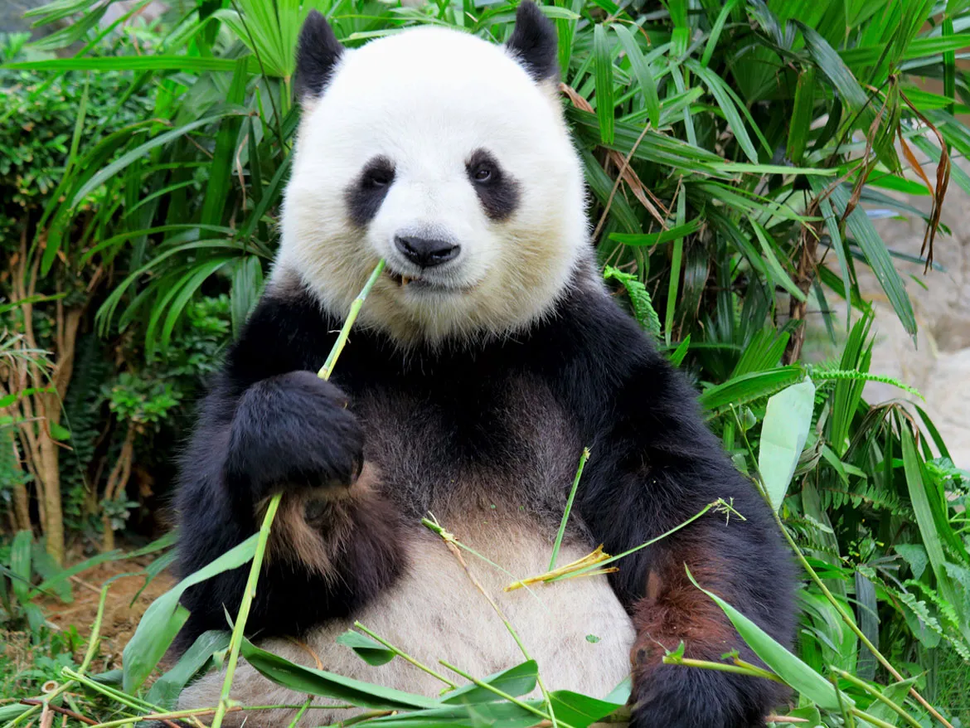
%> input picture images/panda.png, 970 x 728 px, shrunk from 1170 x 878 before the run
$ octave main_deconvolution.m   (GNU Octave 9; MATLAB toolbox functions it lacks are replaced by stand-ins)
%> lines starting %> are read from the running program, lines starting %| are printed output that depends on the picture
### variational_models/Deconvolution_model.m
%% --------------------------------------------------------------------- %%
%            Deconvolution: E. Schiavi , I. Ramirez, M. Ramírez           %
%%-----------------------------------------------------------------------%%
function [varout]= Deconvolution_model(varin)
%-------------------------------------------------------------------------%
%                                 Inputs                                  %
%-------------------------------------------------------------------------%
im_org  = varin.im_org;
f       = varin.f;
kernel  = varin.kernel;
Nit     = varin.Nit;
dt      = varin.dt;
epsilon = varin.epsilon_stop;
Verbose = varin.Verbose;

switch Verbose
    case 0

    case 1

    case 2
        figure,
        set(gcf, 'Units', 'Normalized', 'OuterPosition', [0.15, 0.3, 0.7, 0.4]);
end


%-------------------------------------------------------------------------%
%                               Algorithm                                 %
%-------------------------------------------------------------------------%

%---------------- Kernel Transformation to Fourier Space -----------------%
dim      = size(f);
kernel_Fourier = psf2otf(kernel,[dim(1),dim(2)]);

%------------------------ Convolution Operations -------------------------%
R  =@(x) real(ifft2(kernel_Fourier.*fft2(x)));
RT =@(x) real(ifft2(conj(kernel_Fourier).*fft2(x)));

%----------------------- Variables initialization ------------------------%
u    = f;
iter = 1;
stop = false;

while (iter < Nit)  && (~stop)
%---------------------------- Visualization ------------------------------%
    switch Verbose
        case 0

            disp(['Iter: ',num2str(iter)])

        case 1
            if ~mod(iter,100)
                imshow(u),pause(0.01)
            end
            [en(iter),pr(iter),fi(iter)] = pEnergy_R(u,f,1,2,R);
            psnr(iter) = PSNR(u,im_org);
            [ssim_u(iter),ssimmap] = ssim(u,im_org);
            disp(['Iter: ',num2str(iter),' PSNR: ', num2str(psnr(iter)),' SSIM: ', num2str(ssim_u(iter)),' Total Energy: ', num2str(en(iter)), ' Prior: ', num2str(pr(iter)), ' Fidelity: ',num2str(fi(iter)) ])
        case 2
            [en(iter),pr(iter),fi(iter)] = pEnergy_R(u,f,1,2,R);
            psnr(iter) = PSNR(u,im_org);
            [ssim_u(iter),ssimmap] = ssim(u,im_org);
            subplot(141), imshow(u), title(['PSNR: ',num2str(psnr(iter))])
            subplot(142), plot(en,'r','LineWidth', 2), hold on,
                          plot(fi,'b','LineWidth', 2),
                          plot(pr,'g','LineWidth', 2)
                          legend('Total Energy','Fidelity','Prior'), grid on
            subplot(143), plot(psnr,'c','LineWidth', 2),
                          legend('PSNR (db)'), grid on
            subplot(144), imshow(ssimmap,[]), title("SSIM: "+ssim_u(iter))
            pause(0)
    end

%----------------------------- Algorithm ---------------------------------%
    % Image update
    u2  = u + dt*(-(RT(R(u)-f)));

    % Stop criteria
    norm_u = norm(u2(:) - u(:));
    disp(['Stop Criteria: ',num2str(norm_u)])
    stop = norm_u < epsilon;

    % Variables update
    u = u2;
    iter = iter +1;
end

%--------------------------- Output Variables ----------------------------%
if Verbose == 0
    varout.u        = u;
else
    varout.u        = u;
    varout.en       = en;
    varout.pr       = pr;
    varout.fi       = fi;
    varout.psnr     = psnr;
    varout.ssim_u   = ssim_u;
end
end

### commons/pEnergy_R.m
function [energy,fidelity,prior]=pEnergy_R(u,f,lambda,p,R)
% Calculates TV(u)+lambda*||u-f||^2
dim = size(u);
Omega = dim(1)*dim(2);
ux       =parcial_x(u);
uy       =parcial_y(u);
modGrad= sqrt(ux.^2+uy.^2 ).^p;
fidelity = (R(u)-f).^2;
prior=sum(modGrad(:))/Omega;
fidelity=sum(fidelity(:))/Omega;
energy= (1/p)*prior+(lambda/2).*fidelity;

end

### commons/PSNR.m
function psnr=PSNR(I1, I2)
% function psnr=PSNR(I1, I2)
% Funcion que calcula la Relaci?n Se?al a Ruido de Pico entre dos imagenes

if (size(I1)~=size(I2))
    error('Las imagenes tienen que tener el mismo tamaño');
end

maximo=max(max(I1(:)),max(I2(:)));
maximo = min(1,maximo);
N=size(I1,1);
M=size(I1,2);
P=size(I1,3);

if (P==1)
    MSE=(1/(M*N))*sum(sum((I1-I2).^2));
else
    MSE=(1/(M*N*P))*sum(sum(sum((I1-I2).^2)));
end
psnr=20*log10(maximo/sqrt(MSE));
end

### commons/parcial_x.m
function ux = parcial_x(u)
% parcial en x forward. es neumann homogenea  ------------------%
ux=zeros(size(u));
ux(:,2:end-1, :)=u(:,3:end,:)-u(:,2:end-1,:);
%-------------------------------------------------------------------------%
end

### commons/parcial_y.m
function uy = parcial_y(u)
% parcial en Y forward. Es neumann homogenea --- ---------------%
uy=zeros(size(u));
uy(2:end-1, :,:)=u(3:end,:,:)-u(2:end-1,:,:);
%-------------------------------------------------------------------------%
end

### variational_models/main_deconvolution.m
%%%%%%%%%%%%%%%%%%%%%%%%%%%%%%%%%%%%%%%%%%%%%%%%%%%%%%%%%%%%%%%%%%%%%%%%%%%
%                      Image Deconvolution Analysis                       %
%%%%%%%%%%%%%%%%%%%%%%%%%%%%%%%%%%%%%%%%%%%%%%%%%%%%%%%%%%%%%%%%%%%%%%%%%%%

%% Imports
clear all, close all, clc

basePath = fileparts(pwd);
commonsPath = fullfile(basePath, 'commons');
addpath(commonsPath);

%% Read Image

basePath = fileparts(pwd);
img_folder = fullfile(basePath, 'images');
im = imread(fullfile(img_folder, 'panda.png'));
%> im is the input picture: size 728x970x3 uint8; mean R, G, B 87.3, 109.3, 78.6
im = im2double(im); % im2double transforms the data into double type and in the range [0,1]
%> im: size 728x970x3 double


%% Image Blurring

% Load Gaussian Kernel
kernel_size = 21;
sigma = 5;
kernel_gaussian = fspecial('gaussian', [kernel_size, kernel_size], sigma);

% Load Motion Kernels
load('motion_kernels.mat');

kernel = kernel8;

% Kernel and Fourier Transform Kernel
dim = size(im);
%> dim = [728 970 3]
kernel_Fourier = psf2otf(kernel,[dim(1),dim(2)]);

% Image Transformation Kernel + Noise
R =@(x) real(ifft2(kernel_Fourier.*fft2(x)));
im_blur = R(im);
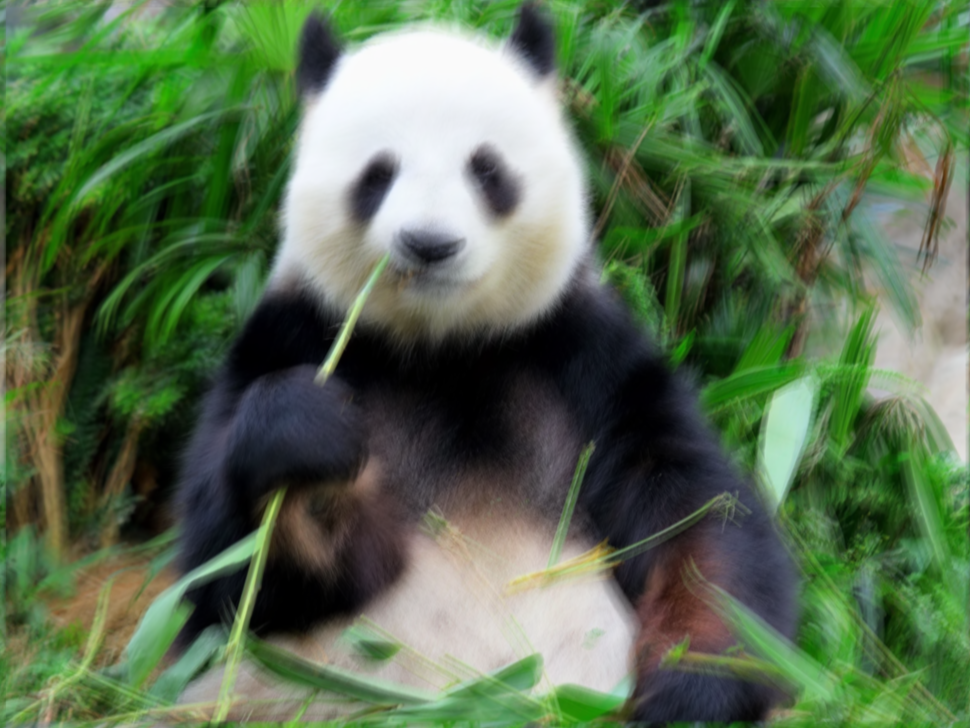
%> im_blur: size 728x970x3 double; mean R, G, B 0.343, 0.428, 0.308; mean of the top-left, top-right, bottom-left and bottom-right quarters 0.401, 0.368, 0.314, 0.356; drawn with min black and max white

set(0, 'DefaultFigureColor', 'w')

% Visualizacion
figure('Color', 'w')
subplot(131), imagesc(im), title(['Original Image'])
axis off
axis image
subplot(132), MAP=colormap; imagesc(kernel),  title(['Kernel'])
axis off
axis image
subplot(133), imagesc(im_blur), title(['Blurred Image'])
axis off
axis image


%% DECONVOLUTION ALGORITHM

% Algorithm input parameters
varin.Nit           = 10000;            % Number of iterations
varin.epsilon_stop  = 1.e-6;            % Epsilon stop criteria
varin.dt            = 1*1e-1;           % Step size

varin.f             = im_blur;          % Blurred Image
varin.im_org        = im;               % Original Image
varin.kernel        = kernel;           % Blurred Kernel
varin.Verbose       = 2;                % Verbose

% Algorithm execution
[varout] = Deconvolution_model(varin);
%> in Deconvolution_model, `kernel  = varin.kernel;`:
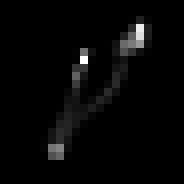
%> kernel: size 23x23 double (shown 8 times larger); min 0, max 0.0747, mean 0.00189; drawn with min black and max white
%> in Deconvolution_model, `Nit     = varin.Nit;`: Nit = 10000
%> in Deconvolution_model, `dt      = varin.dt;`: dt = 0.1
%> in Deconvolution_model, `epsilon = varin.epsilon_stop;`: epsilon = 1e-06
%> in Deconvolution_model, `Verbose = varin.Verbose;`: Verbose = 2
%> (the run ends here)
